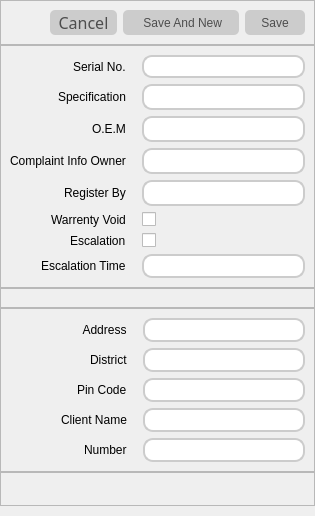
         <widget class="QWidget" name="right_widget" native="true">
          <layout class="QVBoxLayout" name="verticalLayout_2">
           <property name="spacing">
            <number>0</number>
           </property>
           <property name="leftMargin">
            <number>0</number>
           </property>
           <property name="topMargin">
            <number>0</number>
           </property>
           <property name="rightMargin">
            <number>0</number>
           </property>
           <property name="bottomMargin">
            <number>10</number>
           </property>
           <item>
            <widget class="QFrame" name="frame_8">
             <property name="styleSheet">
              <string notr="true">QPushButton {
    border: 0px solid rgb(204,204,204);
	border-radius: 5px;
    background-color: rgb(204,204,204);
	font: 12pt &quot;Montserrat SemiBold&quot;;
	color: rgb(77, 77, 77);
	text-align: centre;
}

QPushButton:pressed {
    background-color: rgb(255, 255, 255);
}

QPushButton:hover:!pressed {
    background-color: rgb(220, 220, 220);
}</string>
             </property>
             <property name="frameShape">
              <enum>QFrame::StyledPanel</enum>
             </property>
             <property name="frameShadow">
              <enum>QFrame::Raised</enum>
             </property>
             <layout class="QGridLayout" name="gridLayout_5">
              <item row="0" column="2">
               <widget class="QPushButton" name="Save_and_New_button">
                <property name="minimumSize">
                 <size>
                  <width>60</width>
                  <height>25</height>
                 </size>
                </property>
                <property name="maximumSize">
                 <size>
                  <width>150</width>
                  <height>16777215</height>
                 </size>
                </property>
                <property name="styleSheet">
                 <string notr="true"/>
                </property>
                <property name="text">
                 <string>      Save And New     </string>
                </property>
               </widget>
              </item>
              <item row="0" column="1">
               <widget class="QPushButton" name="Cancel_button">
                <property name="minimumSize">
                 <size>
                  <width>60</width>
                  <height>25</height>
                 </size>
                </property>
                <property name="maximumSize">
                 <size>
                  <width>100</width>
                  <height>16777215</height>
                 </size>
                </property>
                <property name="font">
                 <font>
                  <family>Montserrat SemiBold</family>
                  <pointsize>12</pointsize>
                  <weight>50</weight>
                  <italic>false</italic>
                  <bold>false</bold>
                 </font>
                </property>
                <property name="text">
                 <string>  Cancel  </string>
                </property>
               </widget>
              </item>
              <item row="0" column="3">
               <widget class="QPushButton" name="Save_button">
                <property name="minimumSize">
                 <size>
                  <width>60</width>
                  <height>25</height>
                 </size>
                </property>
                <property name="maximumSize">
                 <size>
                  <width>100</width>
                  <height>16777215</height>
                 </size>
                </property>
                <property name="styleSheet">
                 <string notr="true"/>
                </property>
                <property name="text">
                 <string>  Save  </string>
                </property>
               </widget>
              </item>
              <item row="0" column="0">
               <spacer name="horizontalSpacer">
                <property name="orientation">
                 <enum>Qt::Horizontal</enum>
                </property>
                <property name="sizeHint" stdset="0">
                 <size>
                  <width>40</width>
                  <height>20</height>
                 </size>
                </property>
               </spacer>
              </item>
             </layout>
            </widget>
           </item>
           <item>
            <widget class="QFrame" name="frame_5">
             <property name="minimumSize">
              <size>
               <width>250</width>
               <height>40</height>
              </size>
             </property>
             <property name="maximumSize">
              <size>
               <width>600</width>
               <height>16777215</height>
              </size>
             </property>
             <property name="frameShape">
              <enum>QFrame::StyledPanel</enum>
             </property>
             <property name="frameShadow">
              <enum>QFrame::Raised</enum>
             </property>
             <layout class="QGridLayout" name="gridLayout_3">
              <item row="1" column="0" alignment="Qt::AlignRight">
               <widget class="QLabel" name="SpecificationLabel_9">
                <property name="styleSheet">
                 <string notr="true">font: 12pt &quot;Arial&quot;;</string>
                </property>
                <property name="text">
                 <string>Specification   </string>
                </property>
               </widget>
              </item>
              <item row="4" column="0" alignment="Qt::AlignRight">
               <widget class="QLabel" name="RegisterByLabel_12">
                <property name="styleSheet">
                 <string notr="true">font: 12pt &quot;Arial&quot;;</string>
                </property>
                <property name="text">
                 <string>Register By   </string>
                </property>
               </widget>
              </item>
              <item row="4" column="1">
               <widget class="QComboBox" name="register_by">
                <property name="font">
                 <font>
                  <family>Montserrat Medium</family>
                  <pointsize>10</pointsize>
                  <weight>50</weight>
                  <italic>false</italic>
                  <bold>false</bold>
                 </font>
                </property>
                <property name="styleSheet">
                 <string notr="true">QComboBox {
border: 2px solid rgb(204,204,204);
border-radius: 10px;
padding: 1px 1px 1px 15px;
font: 10pt &quot;Montserrat Medium&quot;;
}

QComboBox:editable {
    background: white;
}

QComboBox:on {
    padding-top: 3px;
    padding-left: 4px;
}

QComboBox QAbstractItemView {
	border: 1px solid white;
    border-bottom-right-radius: 10px;
    border-bottom-left-radius: 10px;
    background: white;
}

QComboBox::drop-down {
    subcontrol-origin: padding;
    subcontrol-position: top right;
    width: 15px;

    border-top-right-radius: 3px; /* same radius as the QComboBox */
    border-bottom-right-radius: 3px;
}

QComboBox::down-arrow {
    image:url(:/Drop Down/arrow.png);
}

QComboBox::down-arrow:on { /* shift the arrow when popup is open */
    top: 1px;
    left: 1px;
}</string>
                </property>
               </widget>
              </item>
              <item row="0" column="1">
               <widget class="QLineEdit" name="serial_number">
                <property name="font">
                 <font>
                  <pointsize>10</pointsize>
                  <weight>75</weight>
                  <bold>true</bold>
                 </font>
                </property>
                <property name="styleSheet">
                 <string notr="true">border: 2px solid rgb(204, 204, 204);
border-radius: 10px;
color: rgb(77, 77, 77);	
padding: 1px 1px 1px 15px;</string>
                </property>
               </widget>
              </item>
              <item row="1" column="1">
               <widget class="QComboBox" name="specification">
                <property name="font">
                 <font>
                  <family>Montserrat Medium</family>
                  <pointsize>10</pointsize>
                  <weight>50</weight>
                  <italic>false</italic>
                  <bold>false</bold>
                 </font>
                </property>
                <property name="styleSheet">
                 <string notr="true">QComboBox {
border: 2px solid rgb(204,204,204);
border-radius: 10px;
padding: 1px 1px 1px 15px;
font: 10pt &quot;Montserrat Medium&quot;;
}

QComboBox:editable {
    background: white;
}

QComboBox:on {
    padding-top: 3px;
    padding-left: 4px;
}

QComboBox QAbstractItemView {
	border: 1px solid white;
    border-bottom-right-radius: 10px;
    border-bottom-left-radius: 10px;
    background: white;
}

QComboBox::drop-down {
    subcontrol-origin: padding;
    subcontrol-position: top right;
    width: 15px;

    border-top-right-radius: 3px; /* same radius as the QComboBox */
    border-bottom-right-radius: 3px;
}

QComboBox::down-arrow {
    image:url(:/Drop Down/arrow.png);
}

QComboBox::down-arrow:on { /* shift the arrow when popup is open */
    top: 1px;
    left: 1px;
}</string>
                </property>
               </widget>
              </item>
              <item row="5" column="1">
               <widget class="QCheckBox" name="warrenty_void">
                <property name="font">
                 <font>
                  <pointsize>15</pointsize>
                 </font>
                </property>
                <property name="text">
                 <string/>
                </property>
               </widget>
              </item>
              <item row="3" column="1">
               <widget class="QComboBox" name="complaint_info_owner">
                <property name="font">
                 <font>
                  <family>Montserrat Medium</family>
                  <pointsize>10</pointsize>
                  <weight>50</weight>
                  <italic>false</italic>
                  <bold>false</bold>
                 </font>
                </property>
                <property name="styleSheet">
                 <string notr="true">QComboBox {
border: 2px solid rgb(204,204,204);
border-radius: 10px;
padding: 1px 1px 1px 15px;
font: 10pt &quot;Montserrat Medium&quot;;
}

QComboBox:editable {
    background: white;
}

QComboBox:on {
    padding-top: 3px;
    padding-left: 4px;
}

QComboBox QAbstractItemView {
	border: 1px solid white;
    border-bottom-right-radius: 10px;
    border-bottom-left-radius: 10px;
    background: white;
}

QComboBox::drop-down {
    subcontrol-origin: padding;
    subcontrol-position: top right;
    width: 15px;

    border-top-right-radius: 3px; /* same radius as the QComboBox */
    border-bottom-right-radius: 3px;
}

QComboBox::down-arrow {
    image:url(:/Drop Down/arrow.png);
}

QComboBox::down-arrow:on { /* shift the arrow when popup is open */
    top: 1px;
    left: 1px;
}</string>
                </property>
               </widget>
              </item>
              <item row="0" column="0" alignment="Qt::AlignRight">
               <widget class="QLabel" name="SerialNumberLabel_8">
                <property name="styleSheet">
                 <string notr="true">font: 12pt &quot;Arial&quot;;</string>
                </property>
                <property name="text">
                 <string>Serial No.   </string>
                </property>
               </widget>
              </item>
              <item row="2" column="0" alignment="Qt::AlignRight">
               <widget class="QLabel" name="OEMLabel_10">
                <property name="styleSheet">
                 <string notr="true">font: 12pt &quot;Arial&quot;;</string>
                </property>
                <property name="text">
                 <string>O.E.M   </string>
                </property>
               </widget>
              </item>
              <item row="6" column="1">
               <widget class="QCheckBox" name="escalation">
                <property name="font">
                 <font>
                  <pointsize>15</pointsize>
                 </font>
                </property>
                <property name="text">
                 <string/>
                </property>
               </widget>
              </item>
              <item row="3" column="0">
               <widget class="QLabel" name="complaintInfoOwnerLabel_11">
                <property name="styleSheet">
                 <string notr="true">font: 12pt &quot;Arial&quot;;</string>
                </property>
                <property name="text">
                 <string>Complaint Info Owner   </string>
                </property>
               </widget>
              </item>
              <item row="2" column="1">
               <widget class="QComboBox" name="oem">
                <property name="font">
                 <font>
                  <family>Montserrat Medium</family>
                  <pointsize>10</pointsize>
                  <weight>50</weight>
                  <italic>false</italic>
                  <bold>false</bold>
                 </font>
                </property>
                <property name="styleSheet">
                 <string notr="true">QComboBox {
border: 2px solid rgb(204,204,204);
border-radius: 10px;
padding: 1px 1px 1px 15px;
font: 10pt &quot;Montserrat Medium&quot;;
}

QComboBox:editable {
    background: white;
}

QComboBox:on {
    padding-top: 3px;
    padding-left: 4px;
}

QComboBox QAbstractItemView {
	border: 1px solid white;
    border-bottom-right-radius: 10px;
    border-bottom-left-radius: 10px;
    background: white;
}

QComboBox::drop-down {
    subcontrol-origin: padding;
    subcontrol-position: top right;
    width: 15px;

    border-top-right-radius: 3px; /* same radius as the QComboBox */
    border-bottom-right-radius: 3px;
}

QComboBox::down-arrow {
    image:url(:/Drop Down/arrow.png);
}

QComboBox::down-arrow:on { /* shift the arrow when popup is open */
    top: 1px;
    left: 1px;
}</string>
                </property>
               </widget>
              </item>
              <item row="5" column="0" alignment="Qt::AlignRight">
               <widget class="QLabel" name="WarrentyVoidLabel_13">
                <property name="styleSheet">
                 <string notr="true">font: 12pt &quot;Arial&quot;;</string>
                </property>
                <property name="text">
                 <string>Warrenty Void   </string>
                </property>
               </widget>
              </item>
              <item row="6" column="0" alignment="Qt::AlignRight">
               <widget class="QLabel" name="EscalationLabel_14">
                <property name="styleSheet">
                 <string notr="true">font: 12pt &quot;Arial&quot;;</string>
                </property>
                <property name="text">
                 <string>Escalation   </string>
                </property>
               </widget>
              </item>
              <item row="7" column="0" alignment="Qt::AlignRight">
               <widget class="QLabel" name="EscalationTime_label_26">
                <property name="styleSheet">
                 <string notr="true">font: 12pt &quot;Arial&quot;;</string>
                </property>
                <property name="text">
                 <string>Escalation Time   </string>
                </property>
               </widget>
              </item>
              <item row="7" column="1">
               <widget class="QLineEdit" name="EscalationTime">
                <property name="styleSheet">
                 <string notr="true">border: 2px solid rgb(204, 204, 204);
border-radius: 10px;
color: rgb(77, 77, 77);	
padding: 1px 1px 1px 15px;
font-size: 14px</string>
                </property>
               </widget>
              </item>
             </layout>
            </widget>
           </item>
           <item>
            <widget class="QFrame" name="frame">
             <property name="frameShape">
              <enum>QFrame::StyledPanel</enum>
             </property>
             <property name="frameShadow">
              <enum>QFrame::Raised</enum>
             </property>
             <layout class="QHBoxLayout" name="horizontalLayout_3"/>
            </widget>
           </item>
           <item>
            <widget class="QFrame" name="frame_2">
             <property name="minimumSize">
              <size>
               <width>250</width>
               <height>40</height>
              </size>
             </property>
             <property name="maximumSize">
              <size>
               <width>600</width>
               <height>16777215</height>
              </size>
             </property>
             <property name="styleSheet">
              <string notr="true">QLabel{
	font: 12pt &quot;Arial&quot;;
}

QLineEdit{
	border: 2px solid rgb(204, 204, 204);
	border-radius: 10px;
	color: rgb(77, 77, 77);	
	padding: 1px 1px 1px 15px;
	font-size: 14px
}</string>
             </property>
             <property name="frameShape">
              <enum>QFrame::StyledPanel</enum>
             </property>
             <property name="frameShadow">
              <enum>QFrame::Raised</enum>
             </property>
             <layout class="QGridLayout" name="gridLayout_7">
              <property name="leftMargin">
               <number>9</number>
              </property>
              <property name="topMargin">
               <number>9</number>
              </property>
              <property name="rightMargin">
               <number>9</number>
              </property>
              <property name="bottomMargin">
               <number>9</number>
              </property>
              <item row="0" column="0" alignment="Qt::AlignRight">
               <widget class="QLabel" name="Address_label_21">
                <property name="text">
                 <string>                      Address   </string>
                </property>
               </widget>
              </item>
              <item row="1" column="1">
               <widget class="QLineEdit" name="District">
                <property name="styleSheet">
                 <string notr="true">border: 2px solid rgb(204, 204, 204);
border-radius: 10px;
color: rgb(77, 77, 77);	
padding: 1px 1px 1px 15px;
font-size: 14px</string>
                </property>
               </widget>
              </item>
              <item row="2" column="0" alignment="Qt::AlignRight">
               <widget class="QLabel" name="PinCode_label_23">
                <property name="text">
                 <string>Pin Code   </string>
                </property>
               </widget>
              </item>
              <item row="1" column="0" alignment="Qt::AlignRight">
               <widget class="QLabel" name="District_label_22">
                <property name="text">
                 <string>District   </string>
                </property>
               </widget>
              </item>
              <item row="3" column="1">
               <widget class="QLineEdit" name="ClientName">
                <property name="styleSheet">
                 <string notr="true">border: 2px solid rgb(204, 204, 204);
border-radius: 10px;
color: rgb(77, 77, 77);	
padding: 1px 1px 1px 15px;
font-size: 14px</string>
                </property>
               </widget>
              </item>
              <item row="3" column="0" alignment="Qt::AlignRight">
               <widget class="QLabel" name="ClientName_label_24">
                <property name="text">
                 <string>Client Name   </string>
                </property>
               </widget>
              </item>
              <item row="2" column="1">
               <widget class="QLineEdit" name="PinCode">
                <property name="styleSheet">
                 <string notr="true">border: 2px solid rgb(204, 204, 204);
border-radius: 10px;
color: rgb(77, 77, 77);	
padding: 1px 1px 1px 15px;
font-size: 14px</string>
                </property>
               </widget>
              </item>
              <item row="4" column="1">
               <widget class="QLineEdit" name="Number">
                <property name="styleSheet">
                 <string notr="true">border: 2px solid rgb(204, 204, 204);
border-radius: 10px;
color: rgb(77, 77, 77);	
padding: 1px 1px 1px 15px;
font-size: 14px</string>
                </property>
               </widget>
              </item>
              <item row="0" column="1">
               <widget class="QLineEdit" name="lineEdit_5">
                <property name="styleSheet">
                 <string notr="true">border: 2px solid rgb(204, 204, 204);
border-radius: 10px;
color: rgb(77, 77, 77);	
padding: 1px 1px 1px 15px;</string>
                </property>
               </widget>
              </item>
              <item row="4" column="0" alignment="Qt::AlignRight">
               <widget class="QLabel" name="Numbe_label_25">
                <property name="text">
                 <string>Number   </string>
                </property>
               </widget>
              </item>
             </layout>
            </widget>
           </item>
           <item>
            <widget class="QFrame" name="frame_10">
             <property name="frameShape">
              <enum>QFrame::StyledPanel</enum>
             </property>
             <property name="frameShadow">
              <enum>QFrame::Raised</enum>
             </property>
             <layout class="QVBoxLayout" name="verticalLayout">
              <item>
               <widget class="QLabel" name="status_bar">
                <property name="styleSheet">
                 <string notr="true">font: 10pt &quot;Arial&quot;;</string>
                </property>
                <property name="text">
                 <string/>
                </property>
               </widget>
              </item>
             </layout>
            </widget>
           </item>
          </layout>
         </widget>
